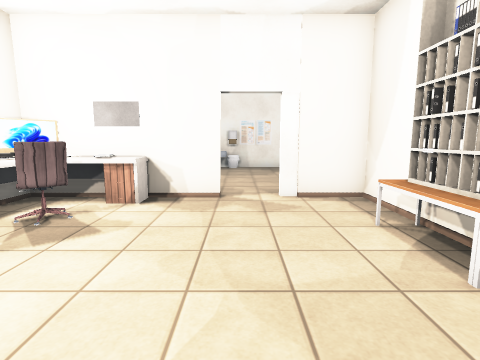
view 1 (above)

24 first-person views from a walk through a Unity game level. The camera is 1.4 m above the floor, tilts 8° down and sees 80° across. Doors are open. The floor is counted in squares, 1 m on a side. Each view is taken from the middle of a square. On the plan, view 1 faces up. The plan holds only what a view shows up to about 14 squares ahead; the rest is blank. The place goes on beyond the plan. The player character is not drawn. Some surface patterns are stand-ins.

view 2
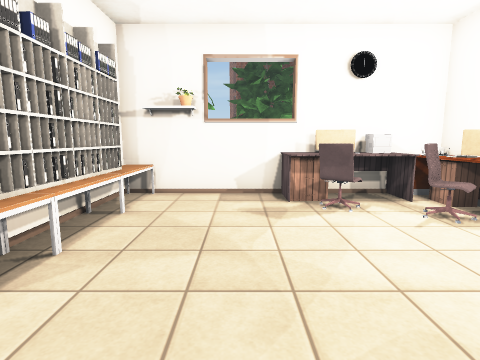

view 3
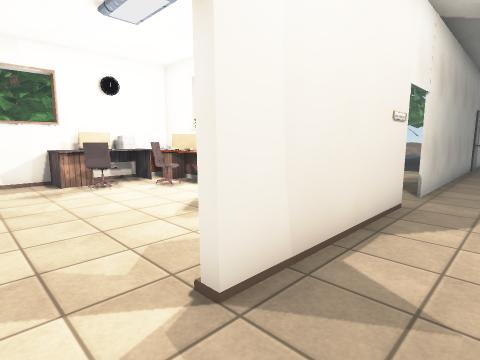

view 4
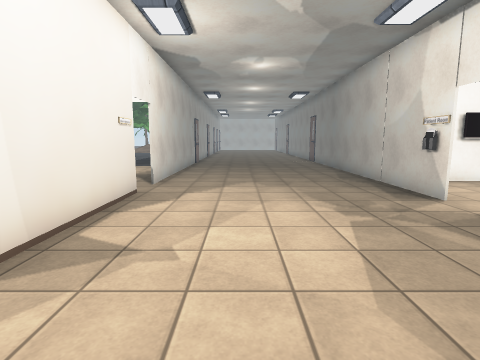

view 5
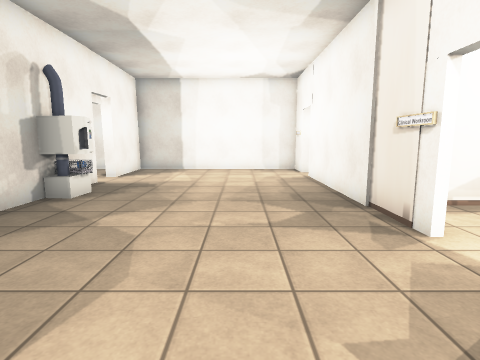

view 6
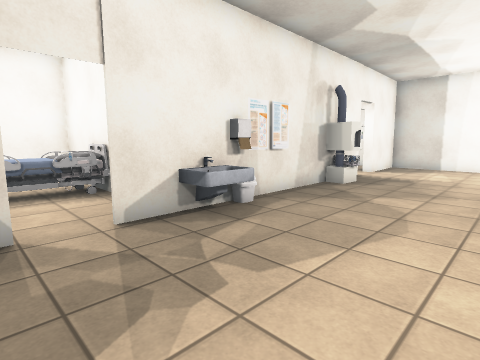

view 7
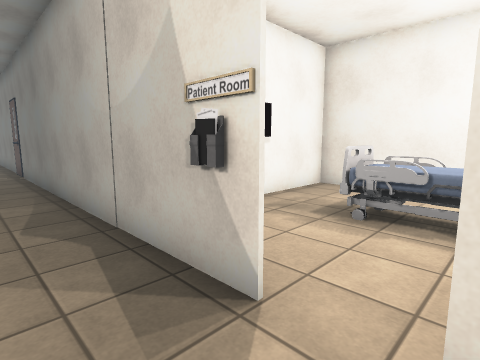

view 8
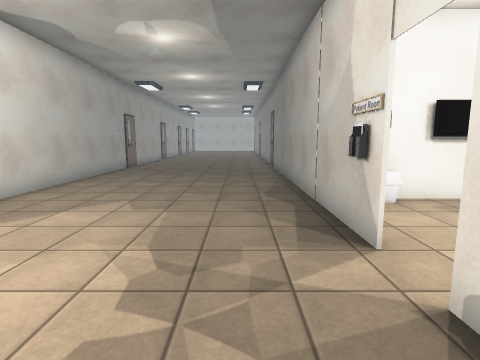

view 9
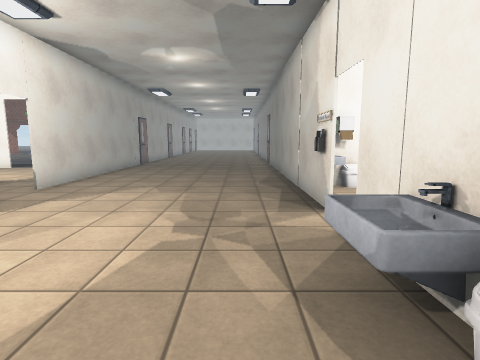

view 10
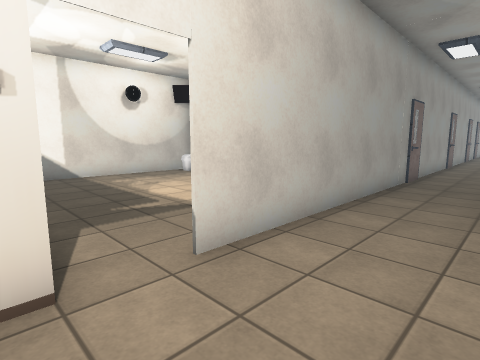

view 11
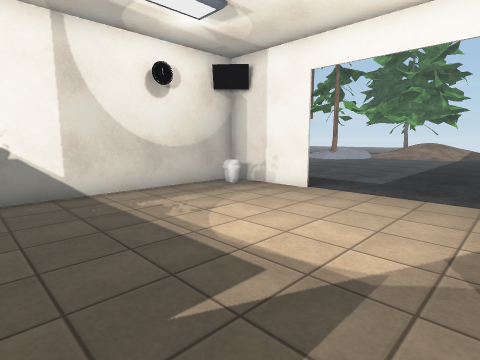

view 12
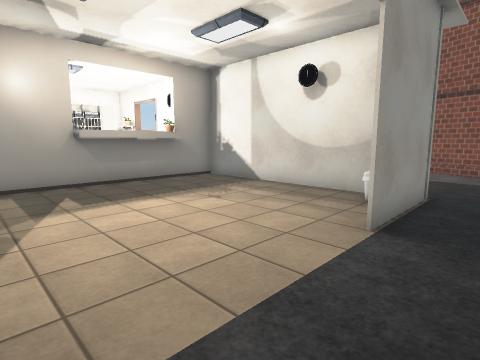

view 13
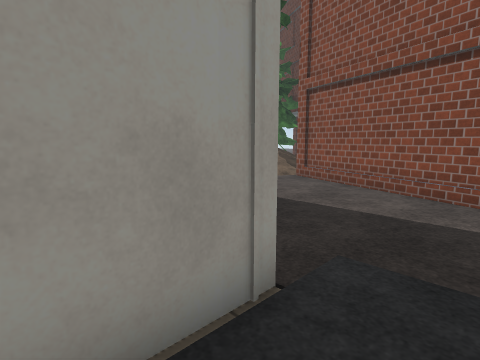

view 14
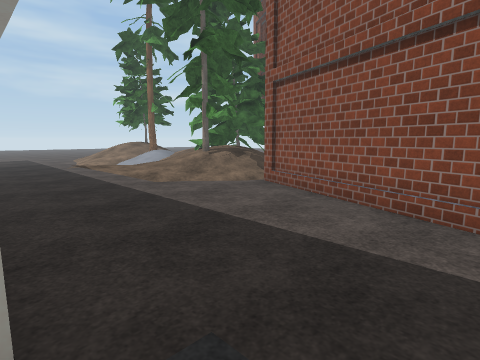

view 15
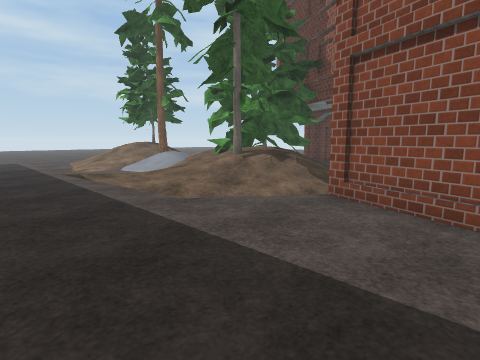

view 16
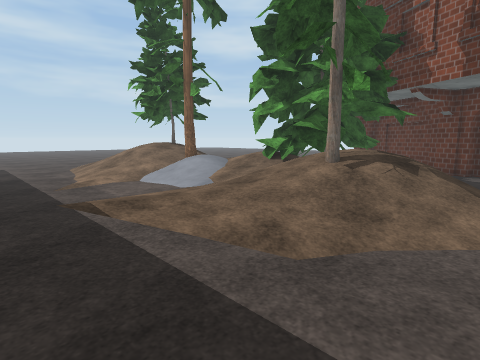

view 17
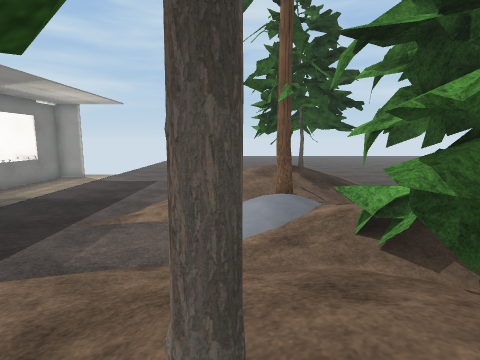

view 18
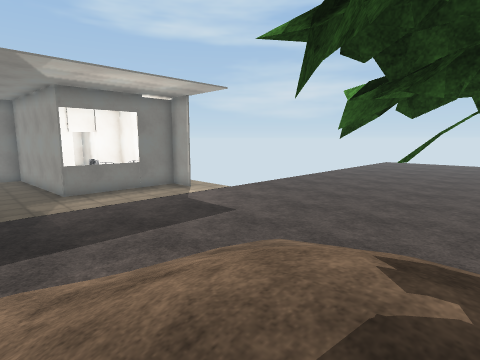

view 19
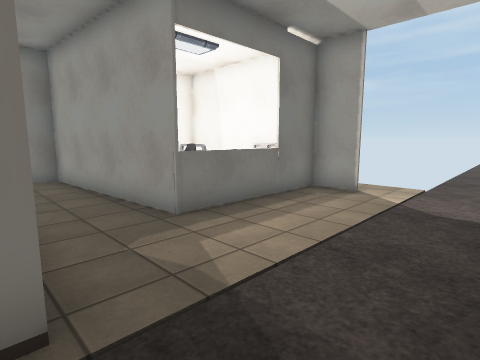

view 20
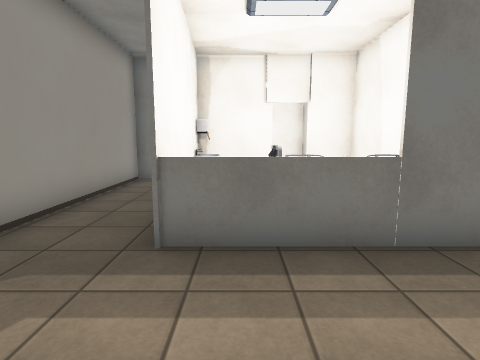

view 21
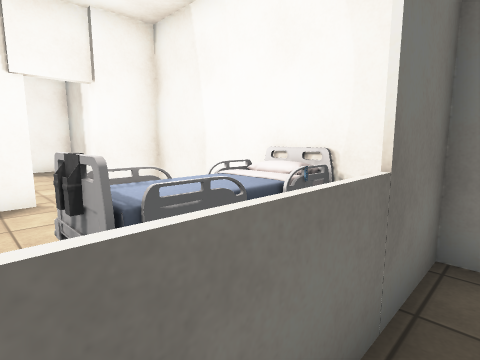

view 22
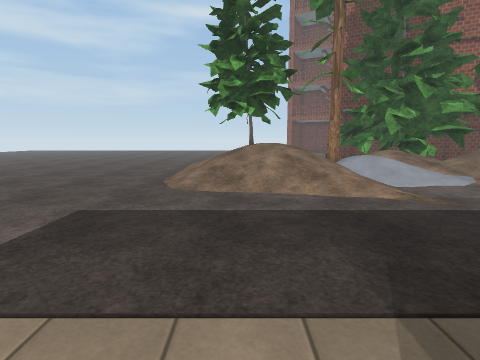

view 23
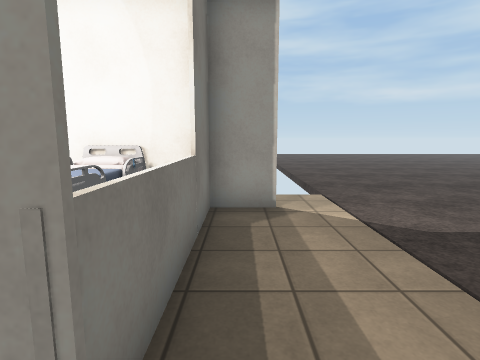

view 24
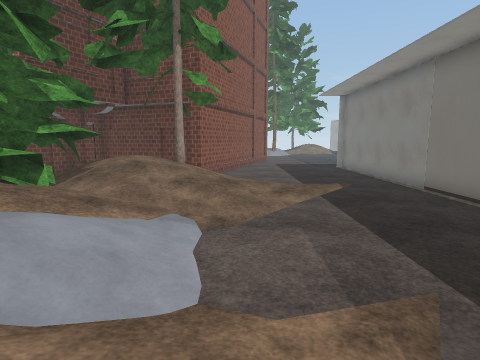

### Floor plan
Key: @ floor where view 1 was taken; # wall or solid block; . main floor; : floor 0.5 m higher than the main floor; + floor 1 m higher than the main floor; * floor 1.25 m higher than the main floor; / step, stairs or slope; D open door; = window, fence, low wall or low ledge; S sink; B bin; C chair; T table; E desk; P printer; I sign; A bed; O other object.
Columns run from 15 left of view 1 to 13 right of it. Each row starts with its distance up from view 1.
 22        #######
 21        #.    #
 20        #.....#
 19        #..AAA#
 18        #..AAA#
 17        #.....             #
 16        BB....           ..#
 15 ########O#OD######### D####
 14 .............SSB...OO.....#
 13 ..........................#
 12 ..........................#
 11 ..........................#
 10 ..........................#
  9 ..........................#
  8 ..........................#
  7 ##D#####DDO####DDI######DO#
  6 . D.......O#O.....#..O..  #
  5 ..D....... CC.....#..#..  #
  4 ..D.......#......T#..#    #
  3 ..D......##O.....T#..# AAA#
  2 ..D......#OO.....T#..# AAA#
  1 ..#......#OOO....T#..#==###
  0 ..#......OOEEEE@.T#.......#
 -1  .#=......OPPEE..TT.......#
 -2 ..#################.........
 -3 .............................
 -4 .............................
 -5 ...........//................
 -6 ........../:/................
 -7 .........//://...............
 -8 ###.....///://...//////......
 -9   ####..////////////////.....
-10      ##///#////  ///////.....
-11      # //#*///// O//##//.....
-12      #  //+####/////## /.....

Positions as (right, up) in squares from view 1, and headings:
1: (0, 0), facing up
2: (0, 6), facing down
3: (1, 9), facing down-left
4: (2, 10), facing left
5: (-3, 10), facing right
6: (-5, 10), facing up-right
7: (-3, 13), facing up-left
8: (-1, 13), facing left
9: (1, 13), facing left
10: (-5, 10), facing down-left
11: (-6, 6), facing down-left
12: (-15, 6), facing down-right
13: (-15, 0), facing down-right
14: (-15, -2), facing down-right
15: (-12, -3), facing down-right
16: (-8, -4), facing down-right
17: (-6, -10), facing right
18: (3, -12), facing up-right
19: (3, -4), facing up-right
20: (7, -3), facing up
21: (7, 0), facing up-right
22: (6, 0), facing down
23: (5, 0), facing right
24: (4, -8), facing left
